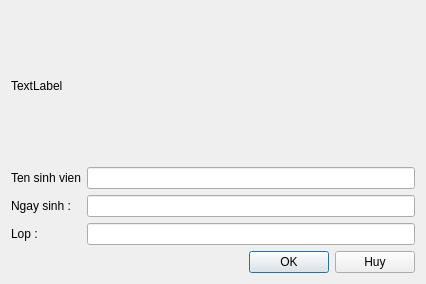
<?xml version="1.0" encoding="UTF-8"?>
<ui version="4.0">
 <class>StudentDialog</class>
 <widget class="QDialog" name="StudentDialog">
  <property name="geometry">
   <rect>
    <x>0</x>
    <y>0</y>
    <width>426</width>
    <height>284</height>
   </rect>
  </property>
  <property name="windowTitle">
   <string>Dialog</string>
  </property>
  <layout class="QVBoxLayout" name="verticalLayout_3">
   <item>
    <widget class="QLabel" name="label_4">
     <property name="text">
      <string>TextLabel</string>
     </property>
    </widget>
   </item>
   <item>
    <layout class="QHBoxLayout" name="horizontalLayout">
     <item>
      <layout class="QVBoxLayout" name="verticalLayout_2">
       <item>
        <widget class="QLabel" name="label">
         <property name="text">
          <string>Ten sinh vien</string>
         </property>
        </widget>
       </item>
       <item>
        <widget class="QLabel" name="label_2">
         <property name="text">
          <string>Ngay sinh :</string>
         </property>
        </widget>
       </item>
       <item>
        <widget class="QLabel" name="label_3">
         <property name="text">
          <string>Lop :</string>
         </property>
        </widget>
       </item>
      </layout>
     </item>
     <item>
      <layout class="QVBoxLayout" name="verticalLayout">
       <item>
        <widget class="QLineEdit" name="name"/>
       </item>
       <item>
        <widget class="QLineEdit" name="dob"/>
       </item>
       <item>
        <widget class="QLineEdit" name="className"/>
       </item>
      </layout>
     </item>
    </layout>
   </item>
   <item>
    <layout class="QHBoxLayout" name="horizontalLayout_2">
     <item>
      <spacer name="horizontalSpacer">
       <property name="orientation">
        <enum>Qt::Horizontal</enum>
       </property>
       <property name="sizeHint" stdset="0">
        <size>
         <width>40</width>
         <height>20</height>
        </size>
       </property>
      </spacer>
     </item>
     <item>
      <widget class="QPushButton" name="pushButton">
       <property name="text">
        <string>OK</string>
       </property>
      </widget>
     </item>
     <item>
      <widget class="QPushButton" name="pushButton_2">
       <property name="text">
        <string>Huy</string>
       </property>
      </widget>
     </item>
    </layout>
   </item>
  </layout>
 </widget>
 <resources/>
 <connections/>
</ui>
